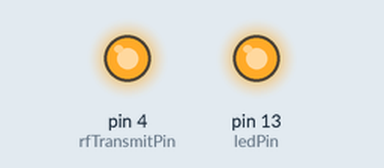
Recording of a sketch running on a simulated Arduino Uno, built with avr-gcc and run on an emulated ATmega328P. Shown: output pins drawn as LEDs (lit = HIGH).

Above: at 1.0 s.
At 3.0 s:
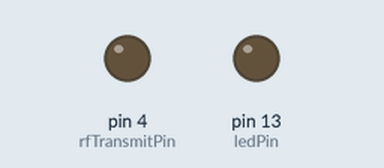
Timing chart, 0 to 5.2 s (numbered marks = the images above):
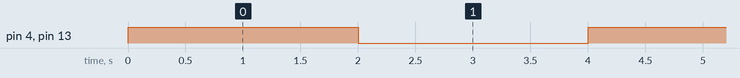

The sketch:

RF_Blink_Tx.ino
```cpp
#define rfTransmitPin 4 // RF Transmitter pin = digital pin 4
#define ledPin 13 // Onboard LED = digital pin 13

void setup() {
  pinMode(rfTransmitPin, OUTPUT);
  pinMode(ledPin, OUTPUT);
}

void loop() {
    digitalWrite(rfTransmitPin,HIGH); // transmit a HIGH signal
    digitalWrite(ledPin, HIGH); // turn the LED ON
    delay(2000); // wait for 1 second

    digitalWrite(rfTransmitPin, LOW); // transmit a LOW signal
    digitalWrite(ledPin, LOW); // turn the LED off

    delay (2000);

}
```

Measured:
- by itself, pin 4 (rfTransmitPin), pin 13 (ledPin): alternates HIGH for 2.0 s and LOW for 2.0 s
